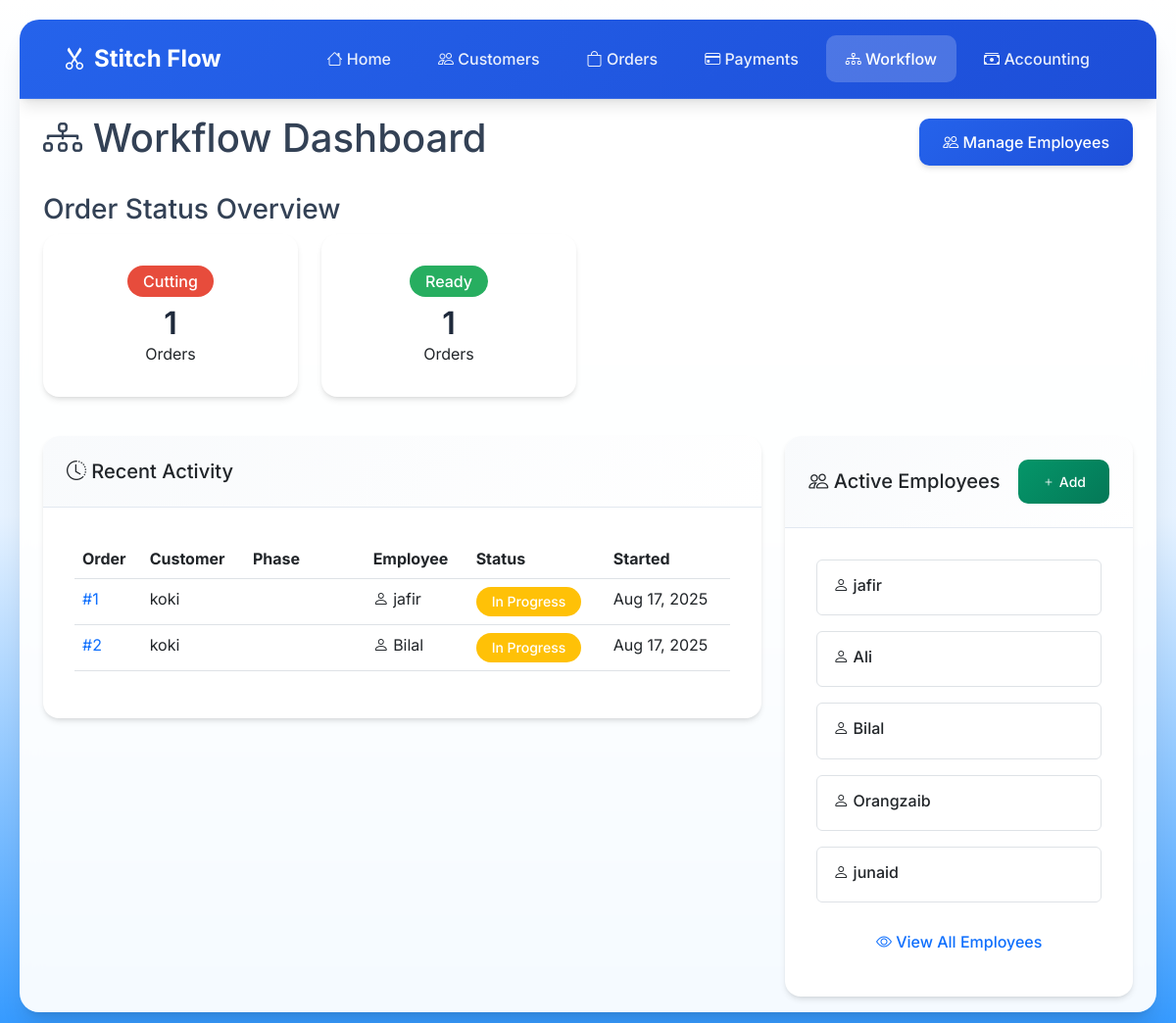
/workflow/, run on an earlier commit of the app's database.
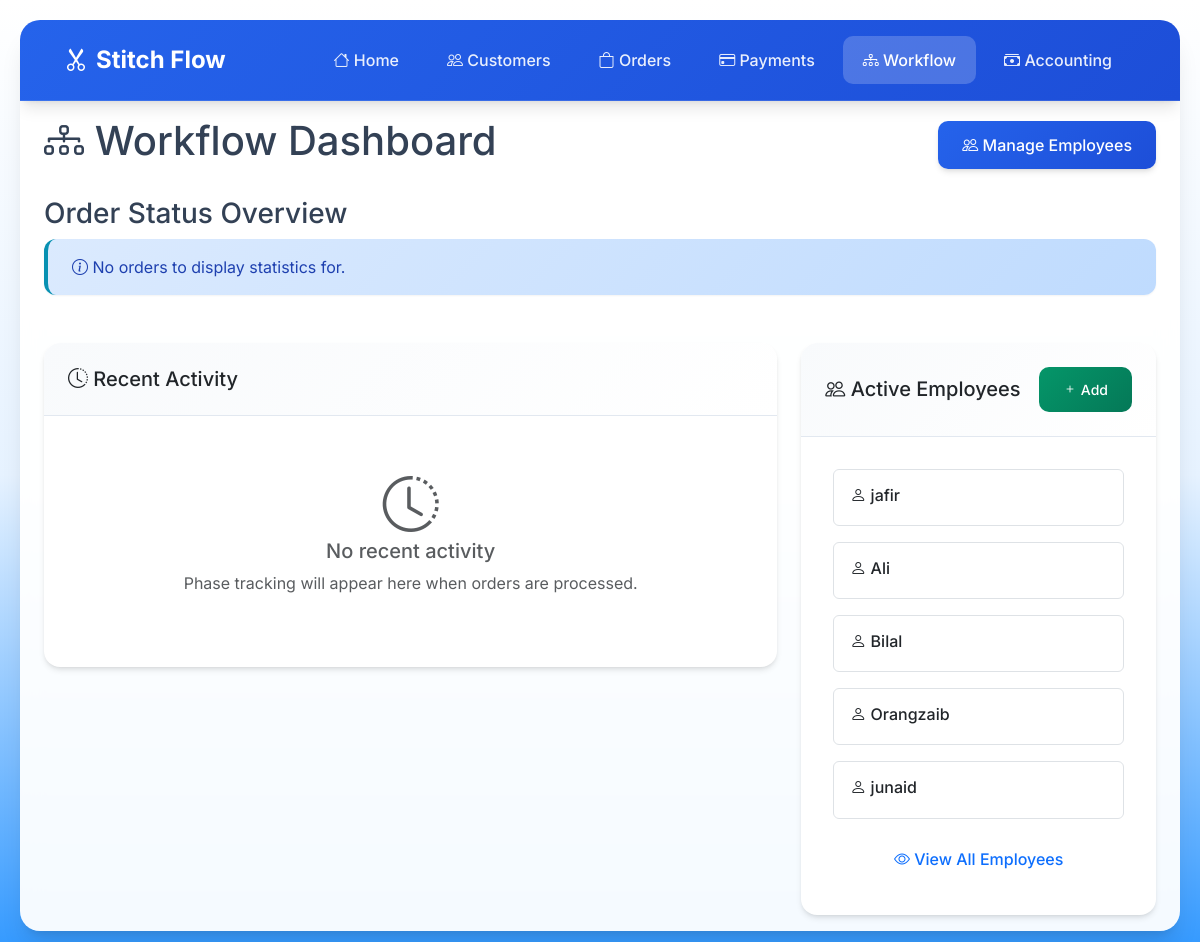
And on a later commit of the database.
### workflow/models.py (models this page shows, shortened)
class OrderPhaseTracking(models.Model):
    PHASE_CHOICES = [
        ('MEASUREMENT', 'Measurement'),
        ('CUTTING', 'Cutting'),
        ('STITCHING', 'Stitching'),
        ('FINISHING', 'Finishing'),
        ('DELIVERY', 'Delivery'),
    ]
    order = models.ForeignKey('orders.Order', on_delete=models.CASCADE)
    employee = models.ForeignKey(Employee, on_delete=models.CASCADE, null=True, blank=True)
    phase = models.CharField(max_length=20, choices=PHASE_CHOICES)
    notes = models.TextField(blank=True, null=True)
    is_completed = models.BooleanField(default=False)
    start_time = models.DateTimeField(auto_now_add=True)

class Employee(models.Model):
    name = models.CharField(max_length=100)
    phone_number = models.CharField(max_length=15, blank=True, null=True)
    specialization = models.CharField(max_length=100, blank=True, null=True)
    is_active = models.BooleanField(default=True)

### orders/models.py (models this page shows, shortened)
class Order(models.Model):
    STATUS_CHOICES = [
        ('pending', 'Pending'),
        ('cutting', 'Cutting'),
        ('stitching', 'Stitching'),
        ('quality', 'Quality Check'),
        ('kaj_overlock', 'Kaj Overlock'),
        ('pressing', 'Pressing'),
        ('packing', 'Packing'),
        ('ready', 'Ready for Pickup'),
        ('delivered', 'Delivered'),
    ]
    customer = models.ForeignKey(Customer, on_delete=models.CASCADE, related_name='orders')
    order_number = models.CharField(max_length=20, unique=True)
    status = models.CharField(max_length=20, choices=STATUS_CHOICES, default='pending')
    total_amount = models.DecimalField(max_digits=10, decimal_places=2, default=0)
    advance_payment = models.DecimalField(max_digits=10, decimal_places=2, default=0)
    remaining_payment = models.DecimalField(max_digits=10, decimal_places=2, default=0)
    notes = models.TextField(blank=True, null=True)
    created_at = models.DateTimeField(auto_now_add=True)
    updated_at = models.DateTimeField(auto_now=True)
    class Meta:
        ordering = ['-created_at']

### customers/models.py (models this page shows, shortened)
class Customer(models.Model):
    name = models.CharField(max_length=200)
    phone_number = models.CharField(max_length=20)
    company = models.CharField(max_length=200, blank=True, null=True)
    created_at = models.DateTimeField(auto_now_add=True)
    updated_at = models.DateTimeField(auto_now=True)
    class Meta:
        ordering = ['-created_at']

### workflow/views.py (the view)
# urls.py: path('', views.workflow_dashboard, name='workflow_dashboard'),
def workflow_dashboard(request):
    order_stats = Order.objects.values('status').annotate(count=Count('id'))
    recent_tracking = OrderPhaseTracking.objects.select_related(
        'order', 'order__customer', 'employee'
    ).order_by('-start_time')[:10]
    employees = Employee.objects.filter(is_active=True)
    context = {
        'order_stats': order_stats,
        'recent_tracking': recent_tracking,
        'employees': employees,
    }
    return render(request, 'workflow/dashboard.html', context)

### workflow/templates/workflow/dashboard.html (shortened to what the changed rows need)
{% extends 'base.html' %}
{% block content %}
<div class="col-12">
    <div class="main-content">
        <div class="d-flex justify-content-between align-items-center mb-4">
            <h1><i class="bi bi-diagram-3"></i> Workflow Dashboard</h1>
        </div>
        <div class="row mb-4">
            {% for stat in order_stats %}
                <div class="col-md-3 mb-3">
                    <div class="card text-center">
                        <div class="card-body">
                            <span class="badge status-badge status-{{ stat.status }} mb-2" style="font-size: 1rem;">
                                {{ stat.status|title }}
                            </span>
                            <h2 class="card-title">{{ stat.count }}</h2>
                            <p class="card-text">Orders</p>
                        </div>
                    </div>
                </div>
            {% empty %}
                <div class="col-12">
                    <div class="alert alert-info">
                        <i class="bi bi-info-circle"></i> No orders to display statistics for.
                    </div>
                </div>
            {% endfor %}
        </div>
        <div class="row">
            <div class="col-lg-8 mb-4">
                <div class="card">
                    <div class="card-body">
                        {% if recent_tracking %}
                            <div class="table-responsive">
                                <table class="table table-hover">
                                    <thead>
                                        <tr>
                                            <th>Order</th>
                                            <th>Customer</th>
                                            <th>Phase</th>
                                            <th>Employee</th>
                                            <th>Status</th>
                                            <th>Started</th>
                                        </tr>
                                    </thead>
                                    <tbody>
                                        {% for tracking in recent_tracking %}
                                            <tr>
                                                <td>
                                                    <a href="{% url 'order_detail' tracking.order.pk %}" class="text-decoration-none">
                                                        #{{ tracking.order.order_number }}
                                                    </a>
                                                </td>
                                                <td>{{ tracking.order.customer.name }}</td>
                                                <td>
                                                    <span class="badge status-badge status-{{ tracking.phase }}">
                                                    </span>
                                                </td>
                                                <td>
                                                    {% if tracking.employee %}
                                                        <i class="bi bi-person"></i> {{ tracking.employee.name }}
                                                    {% else %}
                                                        <span class="text-muted">Unassigned</span>
                                                    {% endif %}
                                                </td>
                                                <td>
                                                    {% if tracking.is_completed %}
                                                        <span class="badge bg-success">Completed</span>
                                                    {% else %}
                                                        <span class="badge bg-warning">In Progress</span>
                                                    {% endif %}
                                                </td>
                                                <td>{{ tracking.start_time|date:"M d, Y" }}</td>
                                            </tr>
                                        {% endfor %}
                                    </tbody>
                                </table>
                            </div>
                        {% else %}
                            <div class="text-center py-4">
                                <i class="bi bi-clock-history display-4 text-muted"></i>
                                <h5 class="text-muted">No recent activity</h5>
                                <p class="text-muted">Phase tracking will appear here when orders are processed.</p>
                            </div>
                        {% endif %}
                    </div>
                </div>
            </div>
            <div class="col-lg-4">
                <div class="card">
                    <div class="card-body">
                        {% if employees %}
                            {% for employee in employees %}
                                <div class="border rounded p-3 mb-3">
                                    <h6 class="mb-1">
                                        <i class="bi bi-person"></i> {{ employee.name }}
                                    </h6>
                                </div>
                            {% endfor %}
                        {% endif %}
                    </div>
                </div>
            </div>
        </div>
    </div>
</div>
{% endblock %}

What changed in the data, as far as the page shows it:
removed OrderPhaseTracking: order.order_number "1", order.customer.name "koki", employee.name "jafir", is_completed "In Progress", start_time "Aug 17, 2025"
removed OrderPhaseTracking: order.order_number "2", order.customer.name "koki", employee.name "Bilal", is_completed "In Progress", start_time "Aug 17, 2025"
Also different on the page:
text no longer shown: "Order Customer Phase Employee Status Started"
text now shown: "No orders to display statistics for. No recent activity Phase tracking will appear here when orders are processed."
list line gone: "Cutting 1 Orders"
list line gone: "Ready 1 Orders"
